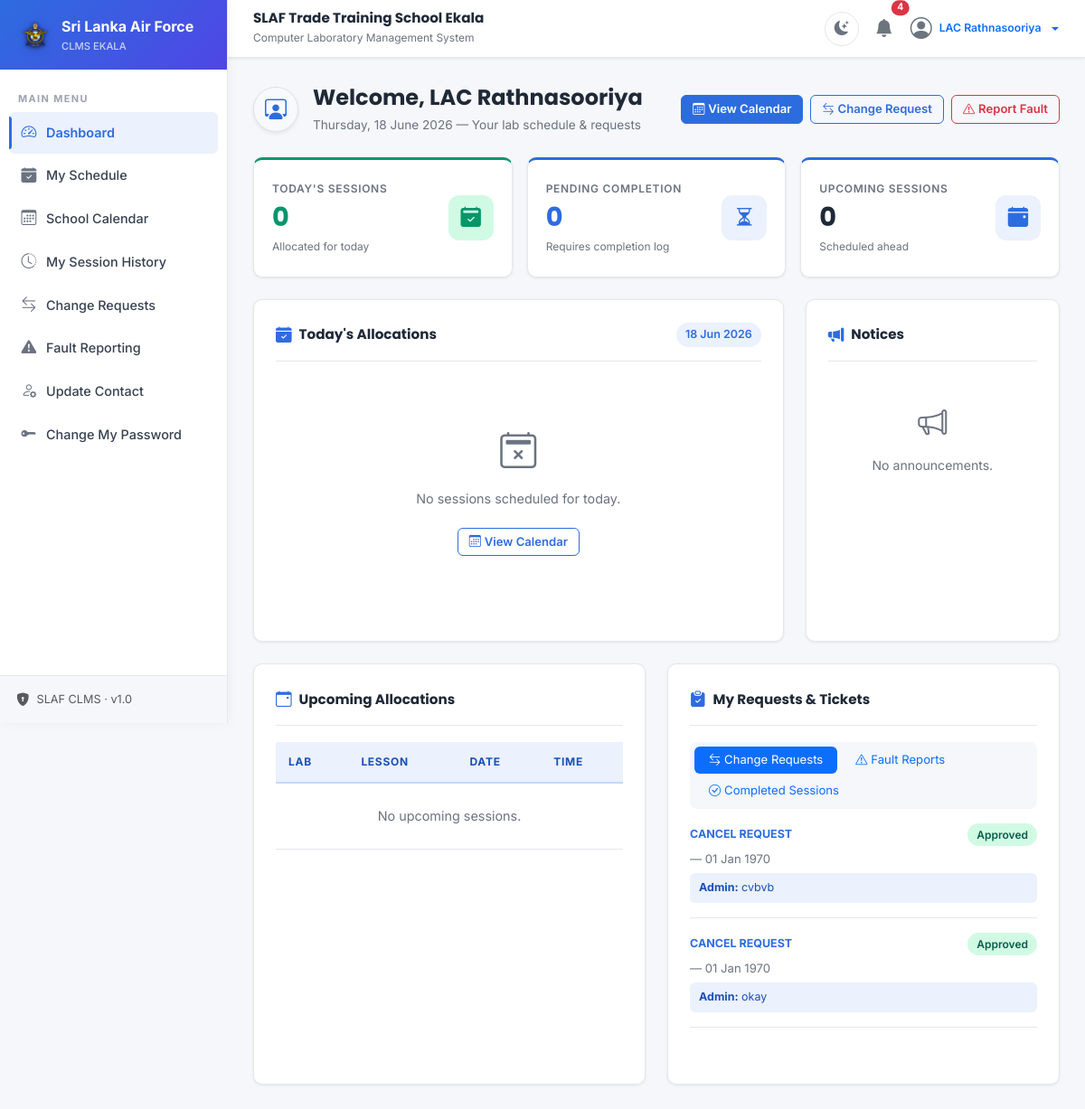
Screenshot of /dashboard/instructor (signed in) with the database file from the repository.
### tables this page shows
CREATE TABLE IF NOT EXISTS allocation_requests (
    id INT AUTO_INCREMENT PRIMARY KEY,
    allocation_id INT NULL,
    requester_id INT NOT NULL,  
    type ENUM('reschedule', 'cancel', 'change_lab') NOT NULL,
    new_date DATE NULL,
    new_start_time TIME NULL,
    new_end_time TIME NULL,
    new_lab_id INT NULL,
    reason TEXT NOT NULL,
    status ENUM('pending', 'approved', 'rejected') DEFAULT 'pending',
    reviewer_remarks TEXT,
    created_at TIMESTAMP DEFAULT CURRENT_TIMESTAMP,
    updated_at TIMESTAMP DEFAULT CURRENT_TIMESTAMP ON UPDATE CURRENT_TIMESTAMP,
    FOREIGN KEY (allocation_id) REFERENCES allocations(id) ON DELETE SET NULL,
    FOREIGN KEY (requester_id) REFERENCES users(id) ON DELETE CASCADE,
    FOREIGN KEY (new_lab_id) REFERENCES laboratories(id) ON DELETE SET NULL
);

### app/views/dashboard/instructor.php (the view, shortened to what the rows shown need)
<div class="row g-3 mb-4">
    <div class="col-md-4 col-sm-6">
        <div class="stats-card accent-green">
            <div>
                <h2 class="stats-count" style="color:var(--success);"><?php echo count($data['today_sessions']); ?></h2>
            </div>
        </div>
    </div>
    <div class="col-md-4 col-sm-6">
        <a href="<?php echo URLROOT; ?>allocation/mySchedule" class="text-decoration-none d-block">
        <div class="stats-card <?php echo count($data['pending_completion']) > 0 ? 'accent-yellow' : 'accent-blue'; ?>" style="cursor:pointer;">
            <div>
                <h2 class="stats-count" style="color:<?php echo count($data['pending_completion']) > 0 ? 'var(--warning)' : 'var(--primary)'; ?>;"><?php echo count($data['pending_completion']); ?></h2>
            </div>
        </div>
        </a>
    </div>
    <div class="col-md-4 col-sm-12">
        <div class="stats-card accent-blue">
            <div>
                <h2 class="stats-count"><?php echo count($data['upcoming_sessions']); ?></h2>
            </div>
        </div>
    </div>
</div>
<div class="row g-4">
    <div class="col-md-6">
        <div class="card-clms h-100">
            <div class="table-responsive">
                <table class="table table-hover table-clms align-middle mb-0">
                    <thead>
                        <tr>
                            <th>Lab</th>
                            <th>Lesson</th>
                            <th>Date</th>
                            <th>Time</th>
                        </tr>
                    </thead>
                </table>
            </div>
        </div>
    </div>
    <div class="col-md-6">
        <div class="card-clms h-100">
            <div class="tab-content" id="ticketTabsContent">
                <div class="tab-pane fade show active" id="req-pane" role="tabpanel" tabindex="0">
                    <div style="max-height:260px;overflow-y:auto;">
                        <?php if(!empty($data['my_requests'])): ?>
                            <?php foreach($data['my_requests'] as $r): ?>
                                <?php
                                $badge = 'badge-pending';
                                if ($r->status==='approved') $badge='badge-approved';
                                ?>
                                <div class="mb-3 pb-3" style="border-bottom:1px solid var(--border);">
                                    <div class="d-flex justify-content-between align-items-center mb-1">
                                        <span style="font-size:0.78rem;font-weight:700;color:var(--primary);text-transform:uppercase;"><?php echo e($r->type); ?> Request</span>
                                        <span class="<?php echo $badge; ?>"><?php echo ucfirst(e($r->status)); ?></span>
                                    </div>
                                    <p class="mb-1" style="font-size:0.82rem;color:var(--text-muted);">
                                        <?php echo e($r->lesson_name); ?> &mdash; <?php echo date('d M Y', strtotime($r->old_date)); ?>
                                    </p>
                                    <?php if($r->reviewer_remarks): ?>
                                        <div style="padding:6px 10px;background:var(--primary-light);border-radius:6px;font-size:0.78rem;color:var(--primary-dark);">
                                            <strong>Admin:</strong> <?php echo e($r->reviewer_remarks); ?>
                                        </div>
                                    <?php endif; ?>
                                </div>
                            <?php endforeach; ?>
                        <?php else: ?>
                            <p class="text-center py-4" style="color:var(--text-muted);font-size:0.88rem;">No change requests submitted.</p>
                        <?php endif; ?>
                    </div>
                </div>
            </div>
        </div>
    </div>
</div>

### rows the page displays
allocation_requests: type "CANCEL", status "Approved", old_date "01 Jan 1970", reviewer_remarks "cvbvb"
allocation_requests: type "CANCEL", status "Approved", old_date "01 Jan 1970", reviewer_remarks "okay"

### other values shown
MILITARY_BRANCH "Sri Lanka Air Force"
SYSTEM_TITLE "SLAF Trade Training School Ekala"
SYSTEM_SUBTITLE "Computer Laboratory Management System"
$unreadCount "4"
$_SESSION['instructor_rank'] . ' ' . $_SESSION['instructor_name'] "LAC Rathnasooriya"
$_SESSION['instructor_rank'] "LAC"
$_SESSION['instructor_name'] "Rathnasooriya"
count($data['today_sessions']) "0"
count($data['pending_completion']) "0"
count($data['upcoming_sessions']) "0"
